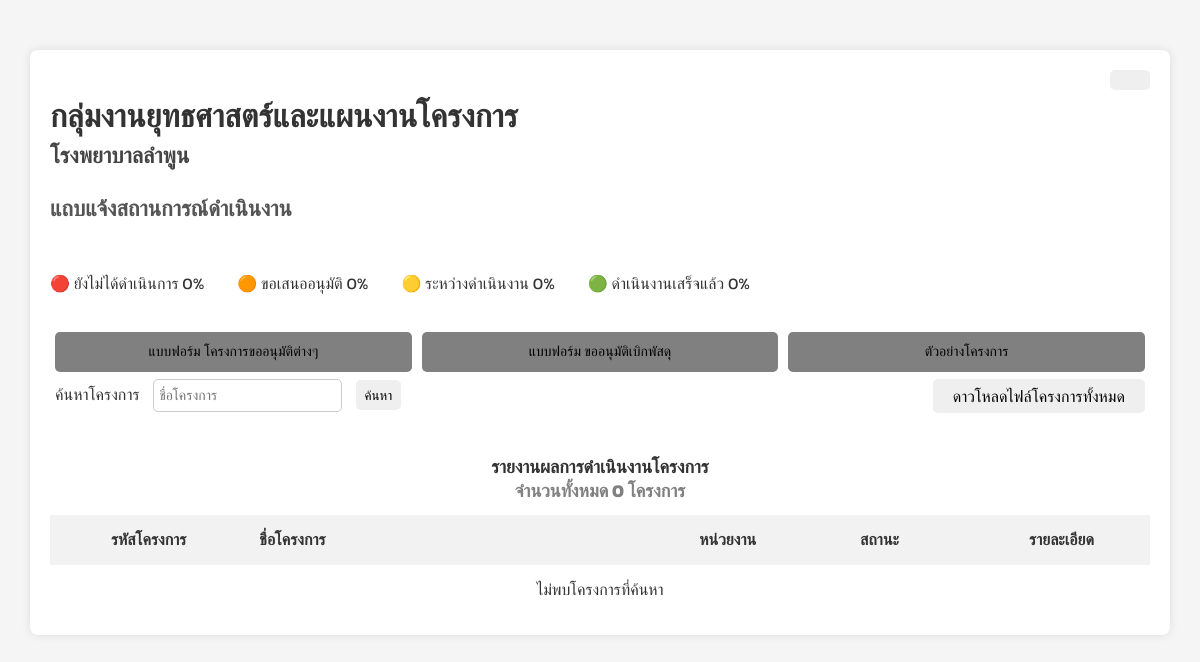
The app's page /, older data.
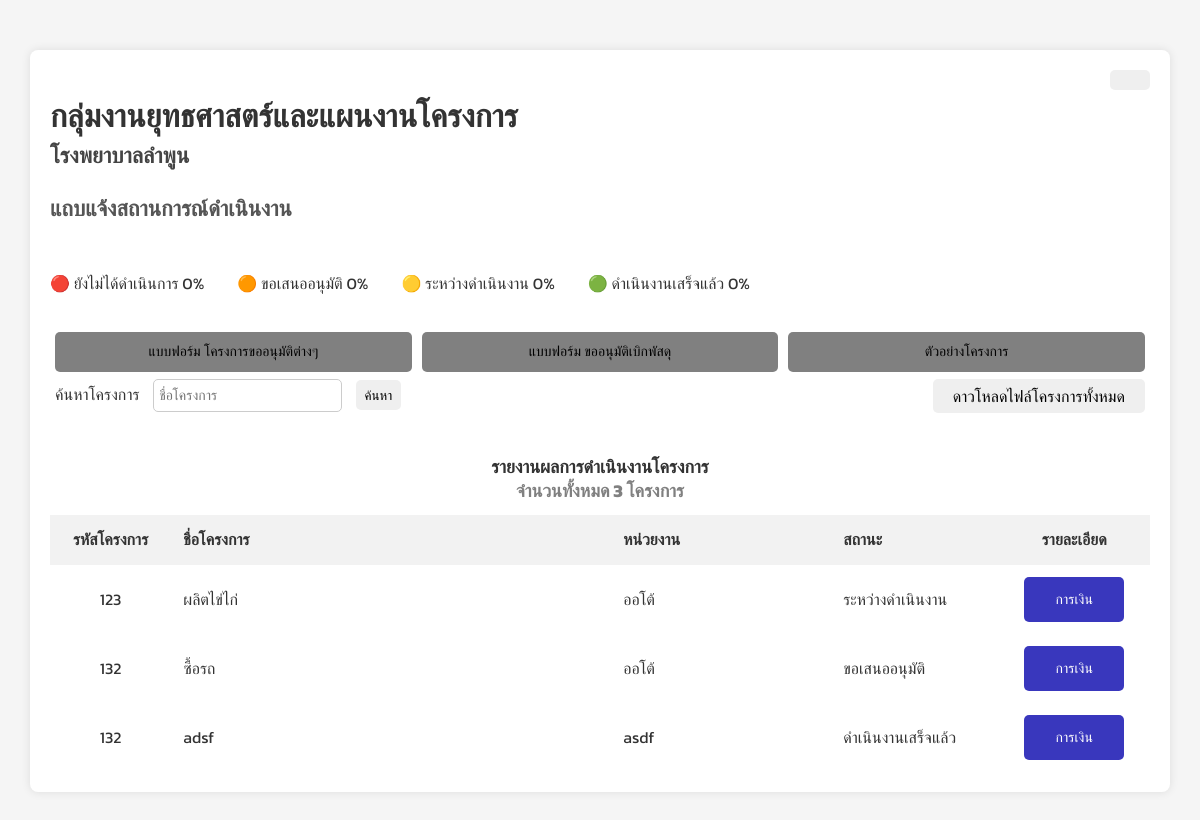
The same page, newer data.
### mysite/models.py (models this page shows, shortened)
class Member(models.Model):
    CHOICES = [
        ("ยังไม่ได้ดำเนินการ", "ยังไม่ได้ดำเนินการ"),
        ("ขอเสนอโครงการภายใน รพ.", "ขอเสนอโครงการภายใน รพ."),
        ("ไม่ผ่านการพิจารณาอนุมัติ", "ไม่ผ่านการพิจารณาอนุมัติ"),
        (
            "พิจารณาอนุมัติและดำเนินการจัดส่ง สสจ.ลำพูน",
            "พิจารณาอนุมัติและดำเนินการจัดส่ง สสจ.ลำพูน",
        ),
        ("โครงการมีการแก้ไขจาก สสจ.ลำพูน", "โครงการมีการแก้ไขจาก สสจ.ลำพูน"),
        ("พิจารณาอนุมัติจาก นพ.สสจ.ลำพูน แล้ว", "พิจารณาอนุมัติจาก นพ.สสจ.ลำพูน แล้ว"),
        ("ขออนุมัติจัดโครงการ", "ขออนุมัติจัดโครงการ"),
        ("เสนอพิจารณาอนุมัติจัดโครงการ", "เสนอพิจารณาอนุมัติจัดโครงการ"),
        ("อนุมัติจัดโครงการ", "อนุมัติจัดโครงการ"),
        ("ขออนุมัติเบิกค่าใช้จ่าย", "ขออนุมัติเบิกค่าใช้จ่าย"),
        (
            "ตรวจสอบความถูกต้องขออนุมัติเบิกค่าใช้จ่าย",
            "ตรวจสอบความถูกต้องขออนุมัติเบิกค่าใช้จ่าย",
        ),
        (
            "เสนอพิจารณาอนุมัติเบิกค่าใช้จ่ายโครงการ",
            "เสนอพิจารณาอนุมัติเบิกค่าใช้จ่ายโครงการ",
        ),
    ]
    choices = [
        ("ยังไม่ได้ดำเนินการ", "ยังไม่ได้ดำเนินการ"),
        ("ขอเสนออนุมัติ", "ขอเสนออนุมัติ"),
        ("ระหว่างดำเนินงาน", "ระหว่างดำเนินงาน"),
        ("ดำเนินงานเสร็จแล้ว", "ดำเนินงานเสร็จแล้ว"),
    ]
    code = models.CharField(max_length=255)
    projectName = models.CharField(max_length=255)
    agency = models.CharField(max_length=255)
    status = models.CharField(max_length=50, choices=CHOICES, null=True)
    detail = models.CharField(max_length=20, choices=choices, null=True)
    total = models.FloatField(null=True)
    withdraw = models.FloatField(null=True)
    note = models.CharField(max_length=255, null=True, blank=True)

### mysite/views.py (the view)
# urls.py: path("", home, name="home"),
def home(request):
    (
        code_list,
        name_list,
        agency_list,
        status_list,
        total_list,
        withdraw_list,
        detail_list,
    ) = fetch_data()
    updateDB(
        code_list,
        name_list,
        agency_list,
        status_list,
        total_list,
        withdraw_list,
        detail_list,
    )
    mymembers = Member.objects.all().values()
    mymembers = getColor(mymembers)
    percent = coutMember(mymembers)
    template = loader.get_template("home.html")
    context = {"mymembers": mymembers, "percents": percent}
    return HttpResponse(template.render(context, request))

### mysite/utility.py (called while the page is built, shortened)
def fetch_data():
    current_path = Path.cwd()
    current_path = current_path.joinpath("mysite\secret\credential.json")
    creds = gspread.service_account(current_path)
    sheet = creds.open_by_url(url).get_worksheet(0)
    status_list = sheet.col_values(1)[13:]
    detail_list = []
    code_list = sheet.col_values(5)[13:]
    name_list = sheet.col_values(6)[13:]
    agency_list = sheet.col_values(10)[13:]
    total_list = [parse_amount(total) for total in sheet.col_values(15)[13:]]
    withdraw_list = [parse_amount(money) for money in sheet.col_values(17)[13:]]
    return (
        code_list,
        name_list,
        agency_list,
        status_list,
        total_list,
        withdraw_list,
        detail_list,
    )

def getColor(mymembers):
    for member in mymembers:
        if member["detail"] == "ยังไม่ได้ดำเนินการ":
            member["color"] = "🔴"
        elif member["detail"] == "ขอเสนออนุมัติ":
            member["color"] = "🟠"
        elif member["detail"] == "ระหว่างดำเนินงาน":
            member["color"] = "🟡"
        elif member["detail"] == "ดำเนินงานเสร็จแล้ว":
            member["color"] = "🟢"
    return mymembers

### mysite/templates/home.html (shortened to what the changed rows need)
{% load static %}
<!DOCTYPE html>
<html lang="th">
<head>
    <link rel="stylesheet" href="{% static 'Box.css' %}" >
    <link rel="stylesheet" href="{% static 'lightHome.css' %}">
</head>
<body>
    <div class="container">
        <div class="head">
            <h1>กลุ่มงานยุทธศาสตร์และแผนงานโครงการ</h1>
            <h2>โรงพยาบาลลำพูน</h2>
        </div>
        <div class="beforeTable">
            <h2 class = "statusSentence">แถบแจ้งสถานการณ์ดำเนินงาน</h2>
        </div>
        <table class="project-table">
            <caption>รายงานผลการดำเนินงานโครงการ</caption>
            <caption class="showTotal"
                    style="color: gray;">
                    {% if query %}
                        ผลลัพธ์การค้นหา จำนวนทั้งหมด
                        <span id="projectCount">{{ result|length }}</span> โครงการ
                    {% else %}
                        จำนวนทั้งหมด
                        <span id="projectCount">{{ mymembers|length }}</span> โครงการ
                    {% endif %}
            </caption>
            <thead>
                <tr>
                    <th style="text-align: center;">รหัสโครงการ</th>
                    <th>ชื่อโครงการ</th>
                    <th>หน่วยงาน</th>
                    <th>สถานะ</th>
                    <th style="text-align: center;">รายละเอียด</th>
                </tr>
            </thead>
            <tbody>
                {% if query %}
                    {% for member in result %}
                    <tr>
                        <td style="text-align: center;">{{ member.code }}</td>
                        <td>{{ member.color }} {{ member.projectName }}</td>
                        <td>{{ member.agency }}</td>
                        <td>{{ member.status }}</td>
                        <td><button  style="background-color: #3937bd; color: white;" class="finance" onclick="openFinanceModal(parseInt('{{ member.id }}'))">การเงิน</button></td>
                    </tr>
                    {% endfor %}
                {% elif mymembers%}
                    {% for member in mymembers %}
                    <tr>
                        <td style="text-align: center;">{{ member.code }}</td>
                        <td>{{ member.color }} {{ member.projectName }}</td>
                        <td>{{ member.agency }}</td>
                        <td>{{ member.status }}</td>
                        <td><button  style="background-color: #3937bd; color: white;" class="finance" onclick="openFinanceModal(parseInt('{{ member.id }}'))">การเงิน</button></td>
                    </tr>
                    {% endfor %}
                {% else %}
                    <tr>
                        <td colspan="5" style="text-align: center;">ไม่พบโครงการที่ค้นหา</td>
                    </tr>
                {% endif %}
            </tbody>
        </table>
    </div>
</body>
</html>

Row changes from the older to the newer data that the page shows:
added Member: code "123", projectName "ผลิตไข่ไก่", agency "ออโต้", status "ระหว่างดำเนินงาน"
added Member: code "132", projectName "ซื้อรถ", agency "ออโต้", status "ขอเสนออนุมัติ"
added Member: code "132", projectName "adsf", agency "asdf", status "ดำเนินงานเสร็จแล้ว"
Text that changed along with them:
{{ mymembers|length }}: "0" → "3"
text no longer shown: "ไม่พบโครงการที่ค้นหา"
